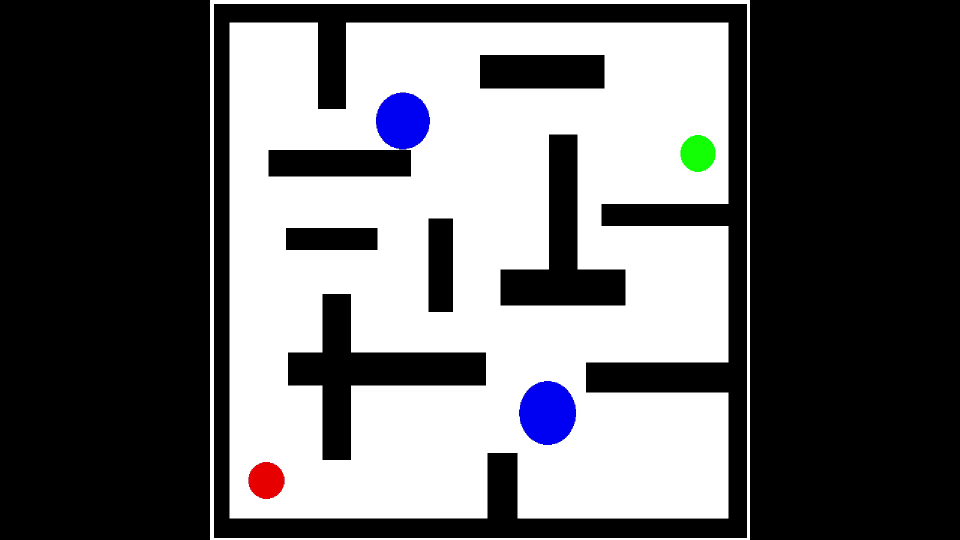
//> input picture frame 181 of dynamic_obstacles.mp4, 1920 x 1080 px (shown at 1/2 size)
$ ./Task1   (built with g++ and OpenCV 4)
//> lines starting //> are read from the running program, lines starting //| are printed output that depends on the picture; after the words box and inside, x2 and y2 are one past the last pixel; in counts of white or black regions, pixels touching at a corner belong together
#include <opencv2/core/core.hpp>
#include <opencv2/highgui/highgui.hpp>
#include "opencv2/imgproc/imgproc.hpp"
#include "opencv2/core/core.hpp"
#include <iostream>
#include <cstdlib>
#include<vector>
#include<math.h>
#include<bits/stdc++.h>
using namespace cv;
using namespace std;
#define ROW 1080
#define COL 1920
RNG rng(12345);
int thresh = 100;

Point2f finds(Mat);

bool isUnBlocked(cv::Mat frameb, int row, int col)
{
    // Returns true if the cell is not blocked else false
    if (frameb.at<uchar>(row,col) == 255)
        return (true);
    else
        return (false);
}

bool isValid(int row, int col)
{
    // Returns true if row number and column number
    // is in range
    return (row >= 0) && (row < ROW) &&
           (col >= 0) && (col < COL);
}

int check_undone1(cv::Mat& frame, cv::Mat& palette)
{
	int c=1;
	for(int i=0 ; i<ROW ; i++)
	{
		for(int j=0 ; j<COL ; j++)
		{
			if((palette.at<uchar>(i,j)>0)&&(((frame.at<Vec3b>(i,j)[0]>200)&&(frame.at<Vec3b>(i,j)[1]<15)&&(frame.at<Vec3b>(i,j)[2]<15))))
			{
			c=0;
			}
		}
	}
return c;
}


void find_path(cv::Mat& frame, cv::Mat& palette, vector<Point> &vec, Point p, int &done)
{
	int step_size = 35;
	int row = rand() % ROW;
	int col = (rand() % ROW)+(COL-ROW)/2;

	int row_vec, col_vec, row1, col1, d;                //Row_vec Col_vec are the points closest to generated pt.
	int distance_sqrd = ROW*ROW + COL*COL;

	vector<Point>::iterator ptr;
        for (ptr = vec.begin(); ptr < vec.end(); ptr++)
        {
		d = ((*ptr).x-row)*((*ptr).x-row) + ((*ptr).y-col)*((*ptr).y-col);
		if(d<distance_sqrd)
		{
			row_vec = (*ptr).x;
			col_vec = (*ptr).y;
			distance_sqrd = d;
		}
	}
	if(row == row_vec)
	{
		return;
	}

	float m = ((float)(col - col_vec))/(row - row_vec);
	float theta = abs(atan(m));

	if((row>row_vec)&&(col>col_vec))
	{
		row1 = (int)(row_vec + step_size*cos(theta));
		col1 = (int)(col_vec + step_size*sin(theta));
	}
	else if((row>row_vec)&&(col<col_vec))
	{
		row1 = (int)(row_vec + step_size*cos(theta));
		col1 = (int)(col_vec - step_size*sin(theta));
	}
	else if((row<row_vec)&&(col>col_vec))
	{
		row1 = (int)(row_vec - step_size*cos(theta));
		col1 = (int)(col_vec + step_size*sin(theta));
	}
	else
	{
		row1 = (int)(row_vec - step_size*cos(theta));
		col1 = (int)(col_vec - step_size*sin(theta));
	}
	// [6 lines of commented-out code are left out]
	if((isValid(row1, col1))&&(isUnBlocked(frame, row1, col1)))
	{
		//cout<<row_vec<<" "<<col_vec<<" & "<<row<<" "<<col<<"---->"<<row1<<" "<<col1<<endl;
		Mat pal(ROW,COL,CV_8UC1,Scalar(0));
		Scalar color = Scalar( rng.uniform(0, 255), rng.uniform(0,255), rng.uniform(0,255) );
		if((row1 != row_vec)||(col1 != col_vec))
		{
			line( pal, Point(col_vec, row_vec), Point(col1, row1), Scalar(255), 3);
			if(check_undone1(frame, pal)==0)
			{return;}
			line( palette, Point(col_vec, row_vec), Point(col1, row1), color, 3);
			vec.push_back(Point(row1, col1));
		}
		if(sqrt((p.x-row1)*(p.x-row1)+(p.y-col1)*(p.y-col1))<70)
		{
			Scalar color = Scalar( rng.uniform(0, 255), rng.uniform(0,255), rng.uniform(0,255) );
			line( palette, Point(p.y, p.x), Point(col1, row1), color, 3);
			vec.push_back(Point(row1, col1));
			done = 1;
		}
	}
}

void check_undone(cv::Mat& frame, cv::Mat& palette, vector<Point> &vec, int &done,int row, int col)
{	int c = 0;
	for(int i=0 ; i<ROW ; i++)
	{
		for(int j=0 ; j<COL ; j++)
		{
			if(((palette.at<Vec3b>(i,j)[0]>0)||(palette.at<Vec3b>(i,j)[1]>0)||(palette.at<Vec3b>(i,j)[2]>0))&&(((frame.at<Vec3b>(i,j)[0]>200)&&(frame.at<Vec3b>(i,j)[1]<15)&&(frame.at<Vec3b>(i,j)[2]<15))))
			{
			c++;
			}
		}
	}
	if(c!=0)
	{
		done = 0;
		vec.clear();
		vec.push_back(Point(row, col));
		for(int i=0 ; i<ROW ; i++)
		{
			for(int j=0 ; j<COL ; j++)
			{
				palette.at<Vec3b>(i,j)[0]=0;
				palette.at<Vec3b>(i,j)[1]=0;
				palette.at<Vec3b>(i,j)[2]=0;
			}
		}
		cout<<"Remove";
	}
}


int main()
{
	namedWindow("win",0);
 	VideoCapture Video("dynamic_obstacles.mp4");
 	Mat frame;
	Mat start(ROW,COL,CV_8UC1,Scalar(0));
        Mat finish(ROW,COL,CV_8UC1,Scalar(0));
	Mat framebw(ROW,COL,CV_8UC1,Scalar(255));
	Mat palette(ROW,COL,CV_8UC3,Scalar(0,0,0));
	int done =0;
	Video>>frame;
//> frame is the input picture: 1080 rows x 1920 cols, CV_8UC3; mean B, G, R 103.2, 101.2, 101.2
	for(int i=0 ; i<ROW ; i++)
	{
		for(int j=0 ; j<COL ; j++)
		{
			if((frame.at<Vec3b>(i,j)[0]<200)&&(frame.at<Vec3b>(i,j)[1]<200)&&(frame.at<Vec3b>(i,j)	[2]>100))
			{
				start.at<uchar>(i,j)=255;
				frame.at<Vec3b>(i,j)={255,255,255};
			}


			if((frame.at<Vec3b>(i,j)[0]<200)&&(frame.at<Vec3b>(i,j)[1]>100)&&(frame.at<Vec3b>(i,j)	[2]<200))
			{
				finish.at<uchar>(i,j)=255;
				frame.at<Vec3b>(i,j)={255,255,255};
			}
		}
	}
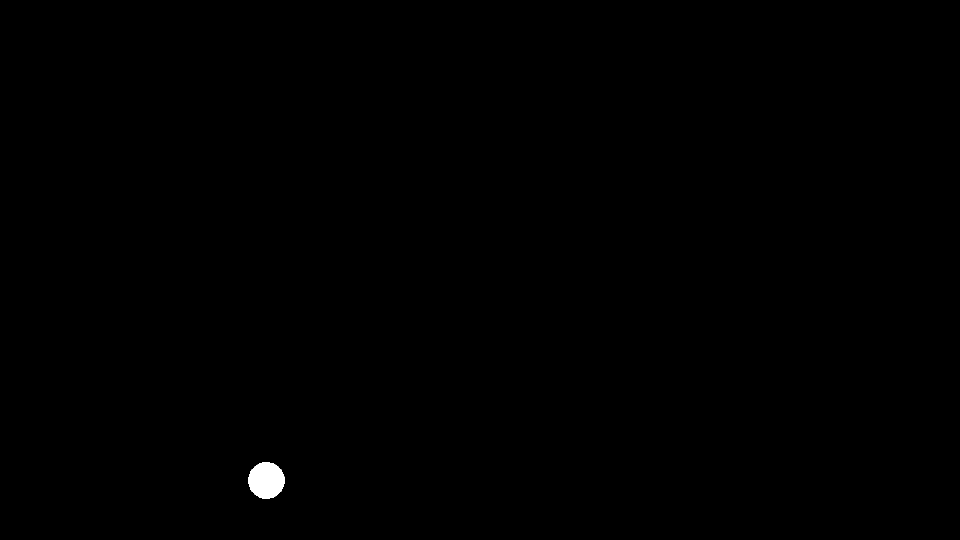
//> start: 1080 rows x 1920 cols, CV_8UC1 (shown at 1/2 size); 0.2% white; 1 white region, box (x1, y1, x2, y2) and area: (497, 924, 569, 998) 4152
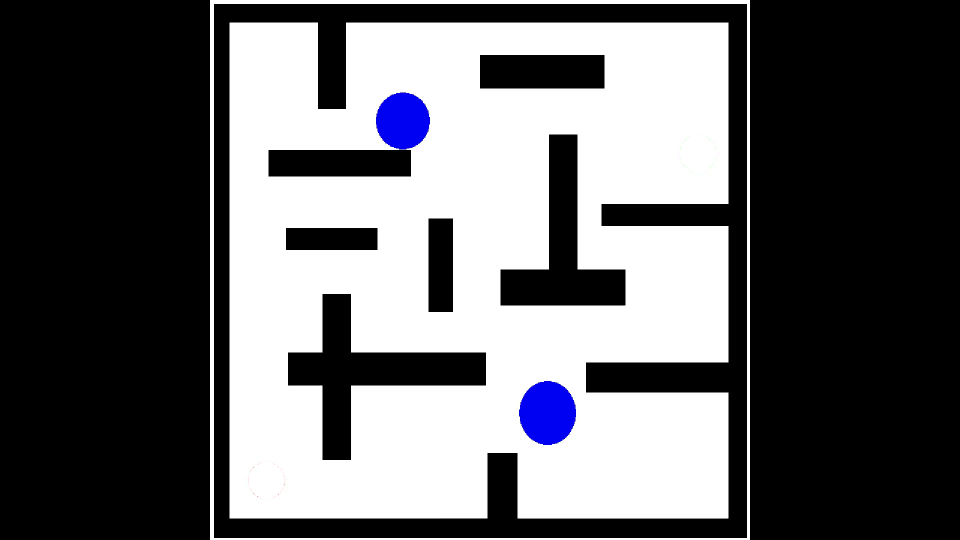
//> frame: 1080 rows x 1920 cols, CV_8UC3 (shown at 1/2 size); 0.4% of pixels changed, all inside (x1, y1, x2, y2) = (497, 270, 1432, 998)
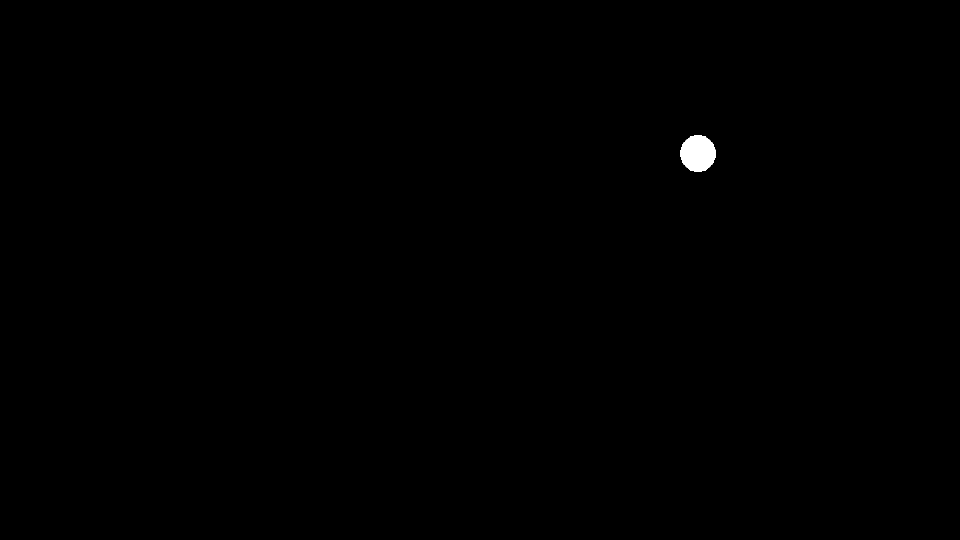
//> finish: 1080 rows x 1920 cols, CV_8UC1 (shown at 1/2 size); 0.2% white; 1 white region, box (x1, y1, x2, y2) and area: (1360, 270, 1432, 344) 4136
	Point2f p1=finds(start);
//> in finds, `Canny( img, canny_output, thresh, thresh*2 );`:
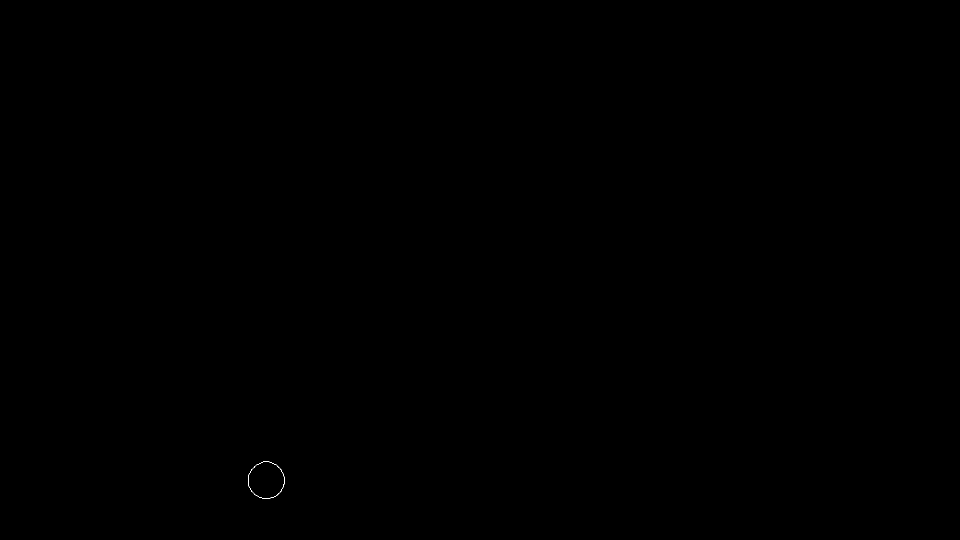
//> canny_output: 1080 rows x 1920 cols, CV_8UC1 (shown at 1/2 size); 0.01% white in thin lines or dots, all inside (x1, y1, x2, y2) = (496, 923, 569, 998)
//> in finds, `findContours( canny_output, contours, RETR_TREE, CHAIN_APPROX_SIMPLE );`: contours = 2 contours; box (x1, y1, x2, y2) and area: (496, 923, 569, 998) 4155, (496, 923, 569, 998) 4145
//> in finds, `vector<vector<Point> > contours_poly( contours.size() );`: contours_poly = 2 empty contours
//> the loop in finds, `for(int i = 0; i < contours.size(); i++ )` made 2 passes
//> max_radius on passes 1 to 2: 37, 37
//> after the loop in finds, `for(int i = 0; i < contours.size(); i++ )`: max_radius = 37; maxR_index = 1
//> p1 = Point(532, 960.1)
	int row0 = (int)p1.y;
//> row0 = 960
	int col0 = (int)p1.x;
//> col0 = 532

	Point2f p2=finds(finish);
//> in finds (call 2), `findContours( canny_output, contours, RETR_TREE, CHAIN_APPROX_SIMPLE );`: contours = 2 contours; box (x1, y1, x2, y2) and area: (1359, 269, 1432, 344) 4146, (1359, 269, 1432, 344) 4122
//> the loop in finds (call 2), `for(int i = 0; i < contours.size(); i++ )` made 2 passes
//> max_radius on passes 1 to 2: 38, 38
//> p2 = Point(1395.5, 306.2)
	int rowf = (int)p2.y;
//> rowf = 306
	int  colf = (int)p2.x;
//> colf = 1395
        //cout<<row0<<" "<<col0<<endl<<rowf<<" "<<colf;
	vector<Point> stc;
	stc.push_back(Point(row0, col0));
//> stc = 1 Point (x, y): [960, 532]

	Point dest = Point(rowf, colf);
//> dest = Point(306, 1395)

	// [7 lines of commented-out code are left out]

	while(1)
	{
		int flag = 0;
		Video>>frame;


		check_undone(frame, palette, stc, done, row0, col0);
//> after the loop in check_undone, `for(int i=0 ; i<ROW ; i++)`: c = 0

		if(done == 1)
		{
			for(int i=0 ; i<ROW ; i++)
			{
				for(int j=0 ; j<COL ; j++)
				{
					if((palette.at<Vec3b>(i,j)[0]!=0)||(palette.at<Vec3b>(i,j)[1]!=0)||(palette.at<Vec3b>(i,j)[2]!=0) )
					{
						frame.at<Vec3b>(i,j)=palette.at<Vec3b>(i,j);
					}
				}
			}
		}
		while((flag<8)&&(done==0))
		{
		flag++;
		for(int i=0 ; i<ROW ; i++)
		{
			for(int j=0 ; j<COL ; j++)
			{
				framebw.at<uchar>(i,j) = 255;
			}
		}

		for(int i=0 ; i<ROW ; i++)
		{
			for(int j=0 ; j<COL ; j++)
			{
				if((frame.at<Vec3b>(i,j)[0]<10)&&(frame.at<Vec3b>(i,j)[1]<10)&&(frame.at<Vec3b>(i,j)	[2]<10))
				{
					framebw.at<uchar>(i,j)=0;
				}


				if((frame.at<Vec3b>(i,j)[0]>180)&&(frame.at<Vec3b>(i,j)[1]<30)&&(frame.at<Vec3b>(i,j)	[2]<30))
				{
					for(int a=i-2; a<=i+2 ; a++){
					for(int	b=j-2; b<=j+2; b++){
					framebw.at<uchar>(a,b)=0;}}
				}
			}
		}

		find_path(framebw, palette, stc, dest, done);
		for(int i=0 ; i<ROW ; i++)
		{
			for(int j=0 ; j<COL ; j++)
			{
		if((palette.at<Vec3b>(i,j)[0]!=0)||(palette.at<Vec3b>(i,j)[1]!=0)||(palette.at<Vec3b>(i,j)[2]!=0) )
				{
					frame.at<Vec3b>(i,j)=palette.at<Vec3b>(i,j);
				}
			}
		}
		}
//> this loop made 8 passes
//> stc on passes 1 to 2: 2 Points (x, y): [960, 532], [926, 541], 3 Points (x, y): [960, 532], [926, 541], [930, 575]
//> pass 1, `find_path(framebw, palette, stc, dest, done);`:
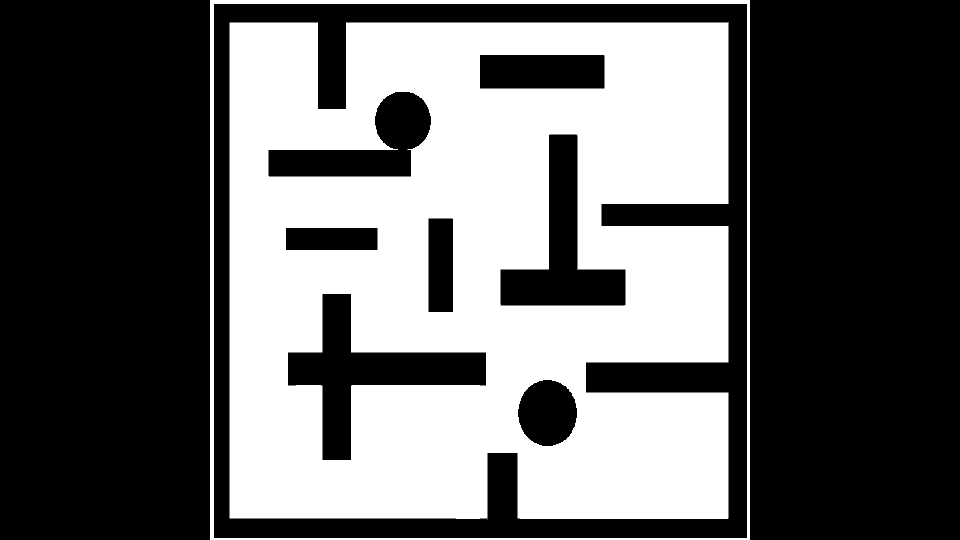
//> framebw: 1080 rows x 1920 cols, CV_8UC1 (shown at 1/2 size); 39.9% white; 3 white regions (1 under 20 px), largest, box (x1, y1, x2, y2) and area: (459, 44, 1457, 1038) 798747, (420, 0, 1500, 1080) 27912
//> after the loop:
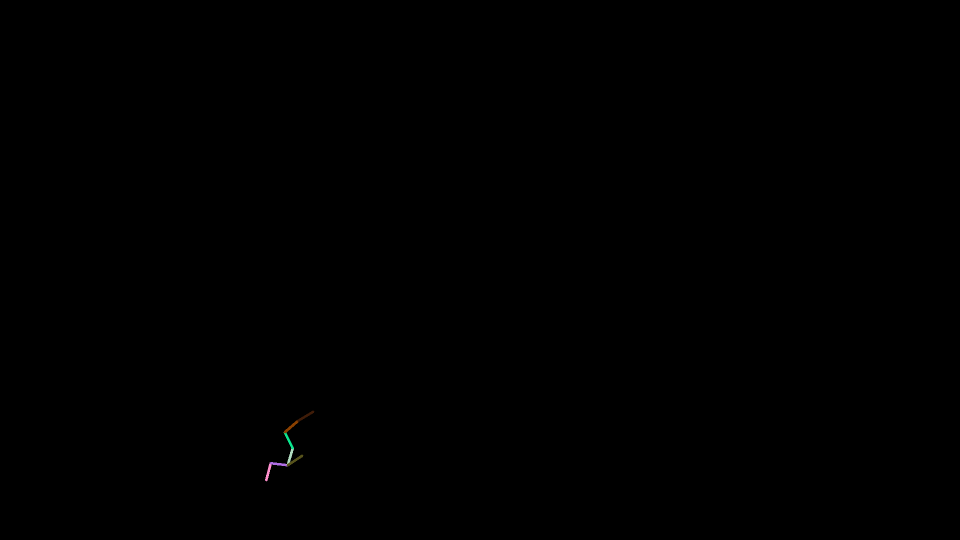
//> palette: 1080 rows x 1920 cols, CV_8UC3 (shown at 1/2 size); mean B, G, R 0.1, 0.1, 0.1
//> after the loop:
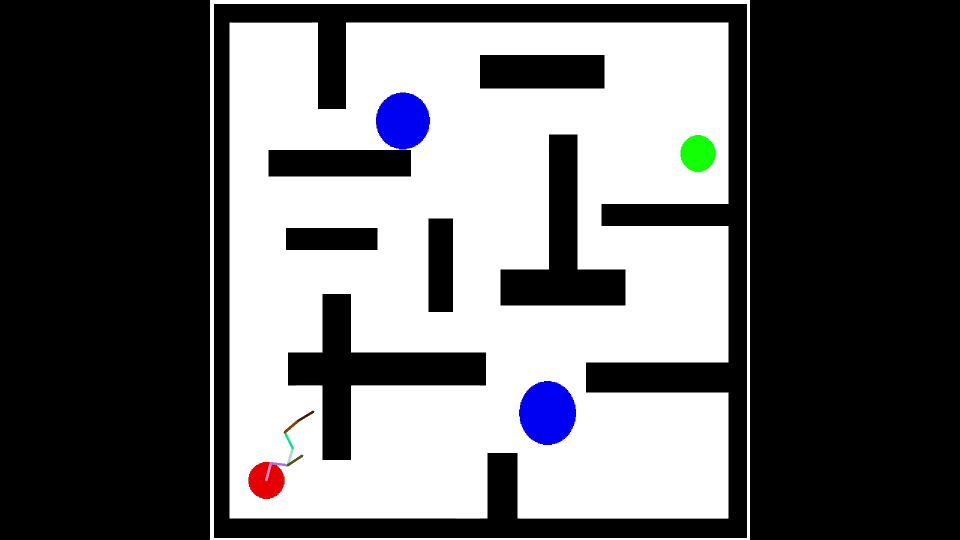
//> frame: 1080 rows x 1920 cols, CV_8UC3 (shown at 1/2 size); mean B, G, R 103.1, 101.2, 101.2
//> after the loop, flag = 8

	/*	if(done==1)
		{
			waitKey(0);
			break;
		}
		vector<Point>::iterator ptr;

		cout << "The vector elements are : ";
		for (ptr = stc.begin(); ptr < stc.end(); ptr++)
        	cout << *ptr << " ";
		cout<<endl;
*/		//cout<<"frame";
	imshow("win",frame);
	waitKey(1);
	}

	return(0);
}

Point2f finds(Mat img)
{
    Mat canny_output;
    Canny( img, canny_output, thresh, thresh*2 );
    vector<vector<Point> > contours;
    findContours( canny_output, contours, RETR_TREE, CHAIN_APPROX_SIMPLE );
    vector<vector<Point> > contours_poly( contours.size() );
    vector<Point2f>centers( contours.size() );
    vector<float>radius( contours.size() );
    int max_radius=0,maxR_index;

    for(int i = 0; i < contours.size(); i++ )
    {
        approxPolyDP( contours[i], contours_poly[i], 3, true );
        minEnclosingCircle( contours_poly[i], centers[i], radius[i] );
	if(radius[i]>max_radius)
	{
		max_radius=radius[i];
		maxR_index=i;
	}
    }
    Mat drawing = Mat::zeros( canny_output.size(), CV_8UC3 );


    Scalar color = Scalar(255,255,255);
    circle( drawing, centers[maxR_index], (int)radius[maxR_index], color, 1 );

    return centers[maxR_index];

}

$ run again, starting later in the video
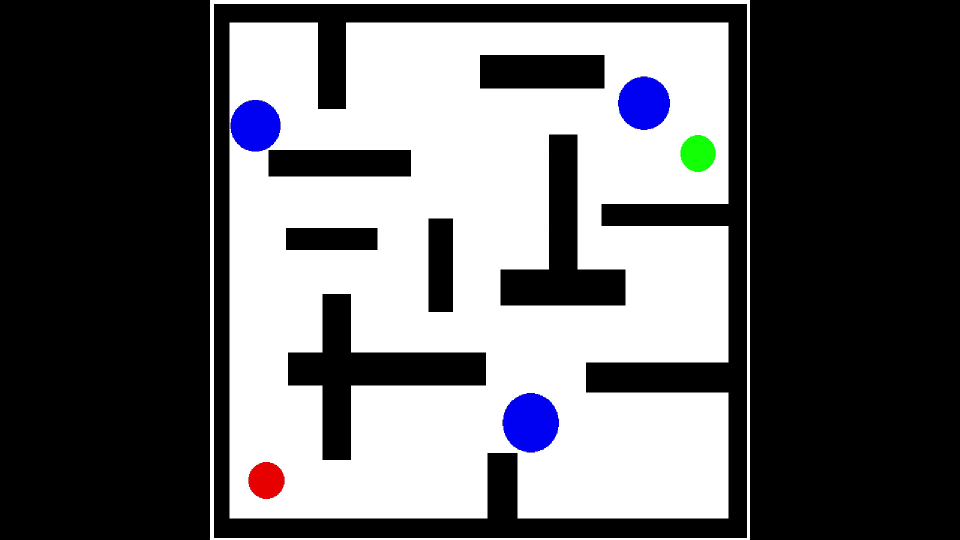
//> input picture frame 816 of dynamic_obstacles.mp4, 1920 x 1080 px (shown at 1/2 size)
//> frame is the input picture: 1080 rows x 1920 cols, CV_8UC3; mean B, G, R 103.1, 100.5, 100.5
//> canny_output: 1080 rows x 1920 cols, CV_8UC1; 0.01% white in thin lines or dots, all inside (x1, y1, x2, y2) = (496, 923, 569, 998)
//> contours = 2 contours; box (x1, y1, x2, y2) and area: (496, 923, 569, 998) 4155, (496, 923, 569, 998) 4144
//> contours_poly = 2 empty contours
//> the loop in finds, `for(int i = 0; i < contours.size(); i++ )` made 2 passes
//> max_radius on passes 1 to 2: 37, 37
//> after the loop in finds, `for(int i = 0; i < contours.size(); i++ )`: max_radius = 37; maxR_index = 1
//> drawing: 1080 rows x 1920 cols, CV_8UC3; 0.01% white in thin lines or dots, all inside (x1, y1, x2, y2) = (495, 923, 570, 998)
//> p1 = Point(532, 960.1)
//> row0 = 960
//> col0 = 532
//> canny_output: 1080 rows x 1920 cols, CV_8UC1; 0.01% white in thin lines or dots, all inside (x1, y1, x2, y2) = (1359, 269, 1432, 344)
//> contours = 2 contours; box (x1, y1, x2, y2) and area: (1359, 269, 1432, 344) 4146, (1359, 269, 1432, 344) 4122
//> the loop in finds (call 2), `for(int i = 0; i < contours.size(); i++ )` made 2 passes
//> max_radius on passes 1 to 2: 38, 38
//> drawing: 1080 rows x 1920 cols, CV_8UC3; 0.01% white in thin lines or dots, all inside (x1, y1, x2, y2) = (1358, 268, 1435, 345)
//> p2 = Point(1395.5, 306.2)
//> rowf = 306
//> colf = 1395
//> `stc.push_back(Point(row0, col0));`: stc = 1 Point (x, y): [960, 532]
//> dest = Point(306, 1395)
//> after the loop in check_undone, `for(int i=0 ; i<ROW ; i++)`: c = 0
//> the loop `while((flag<8)&&(done==0))` made 8 passes
//> stc on passes 1 to 2: 2 Points (x, y): [960, 532], [926, 541], 3 Points (x, y): [960, 532], [926, 541], [930, 575]
//> pass 1, `find_path(framebw, palette, stc, dest, done);`:
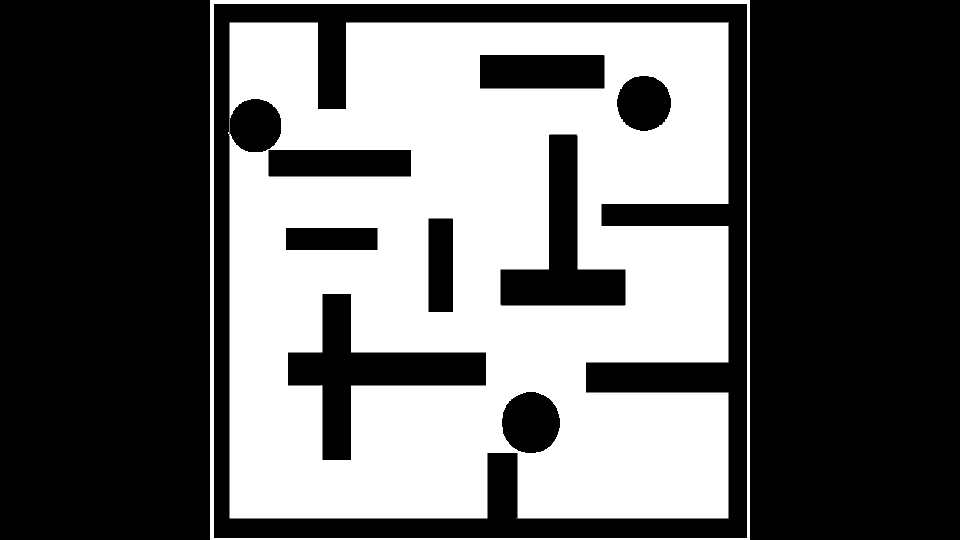
//> framebw: 1080 rows x 1920 cols, CV_8UC1 (shown at 1/2 size); 39.5% white; 4 white regions (2 under 20 px), largest, box (x1, y1, x2, y2) and area: (458, 44, 1457, 1037) 791216, (420, 0, 1500, 1080) 27912
//> after the loop `while((flag<8)&&(done==0))`:
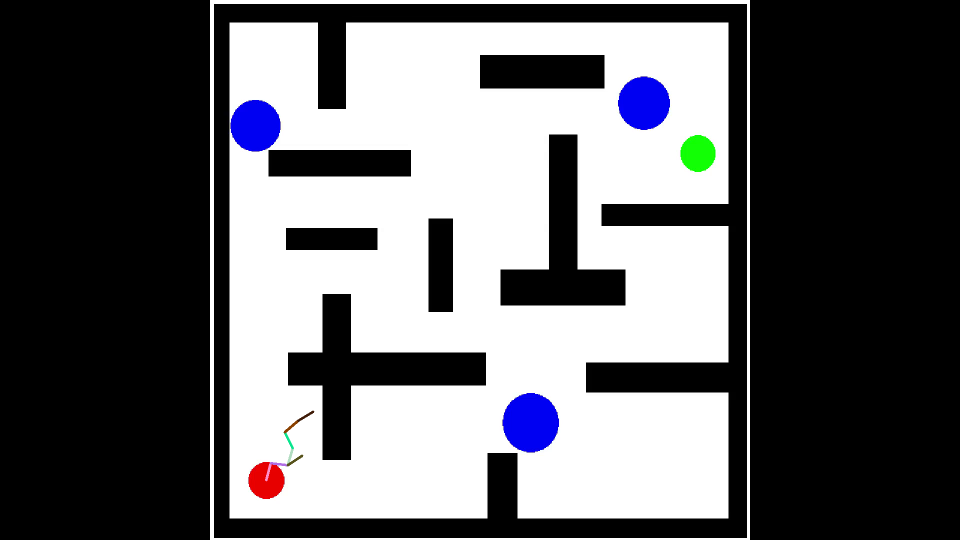
//> frame: 1080 rows x 1920 cols, CV_8UC3 (shown at 1/2 size); 0.06% of pixels changed, all inside (x1, y1, x2, y2) = (530, 821, 629, 963)
//> after the loop `while((flag<8)&&(done==0))`: flag = 8
